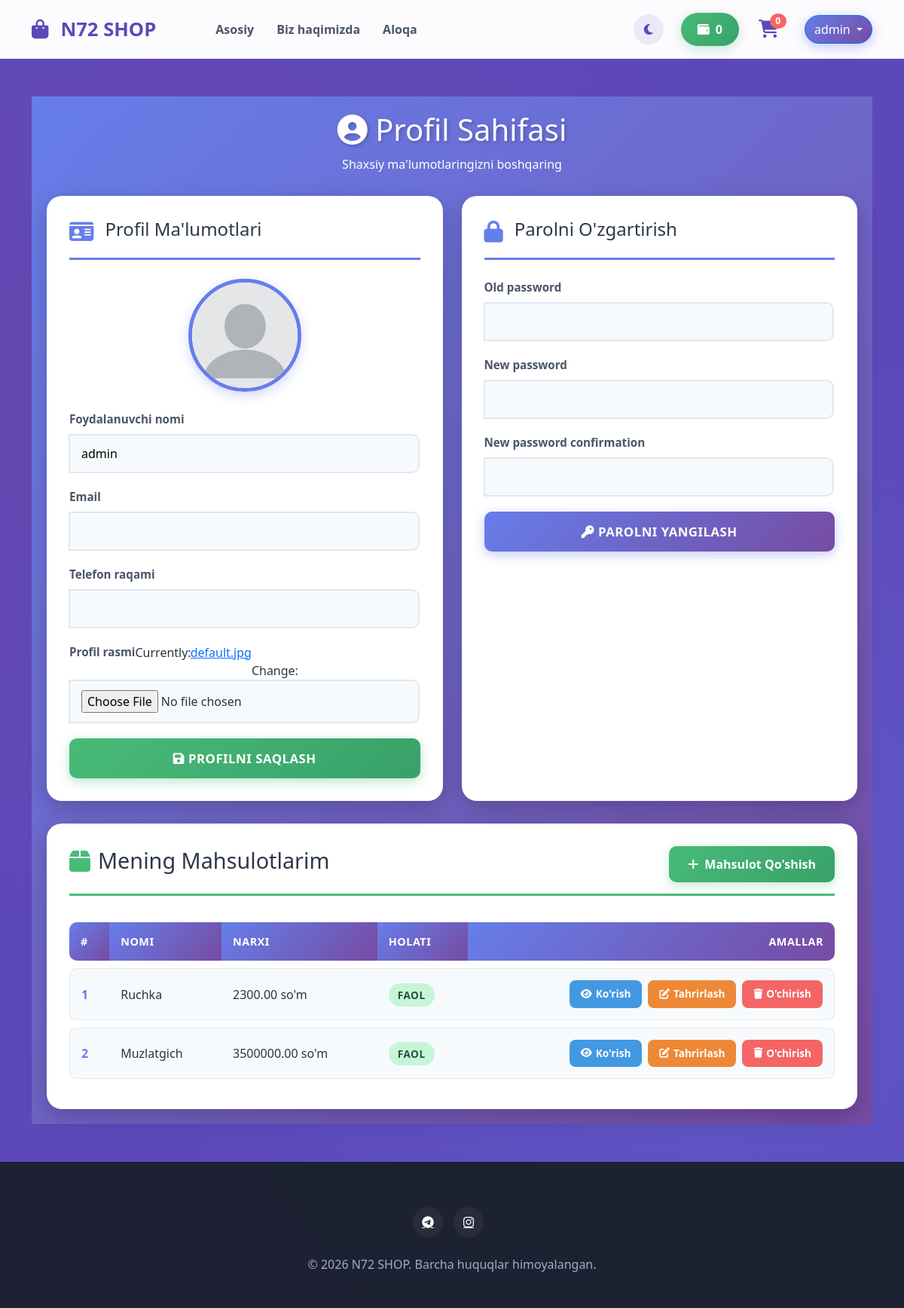
Before: /users/profile/ (signed in) with the older database file.
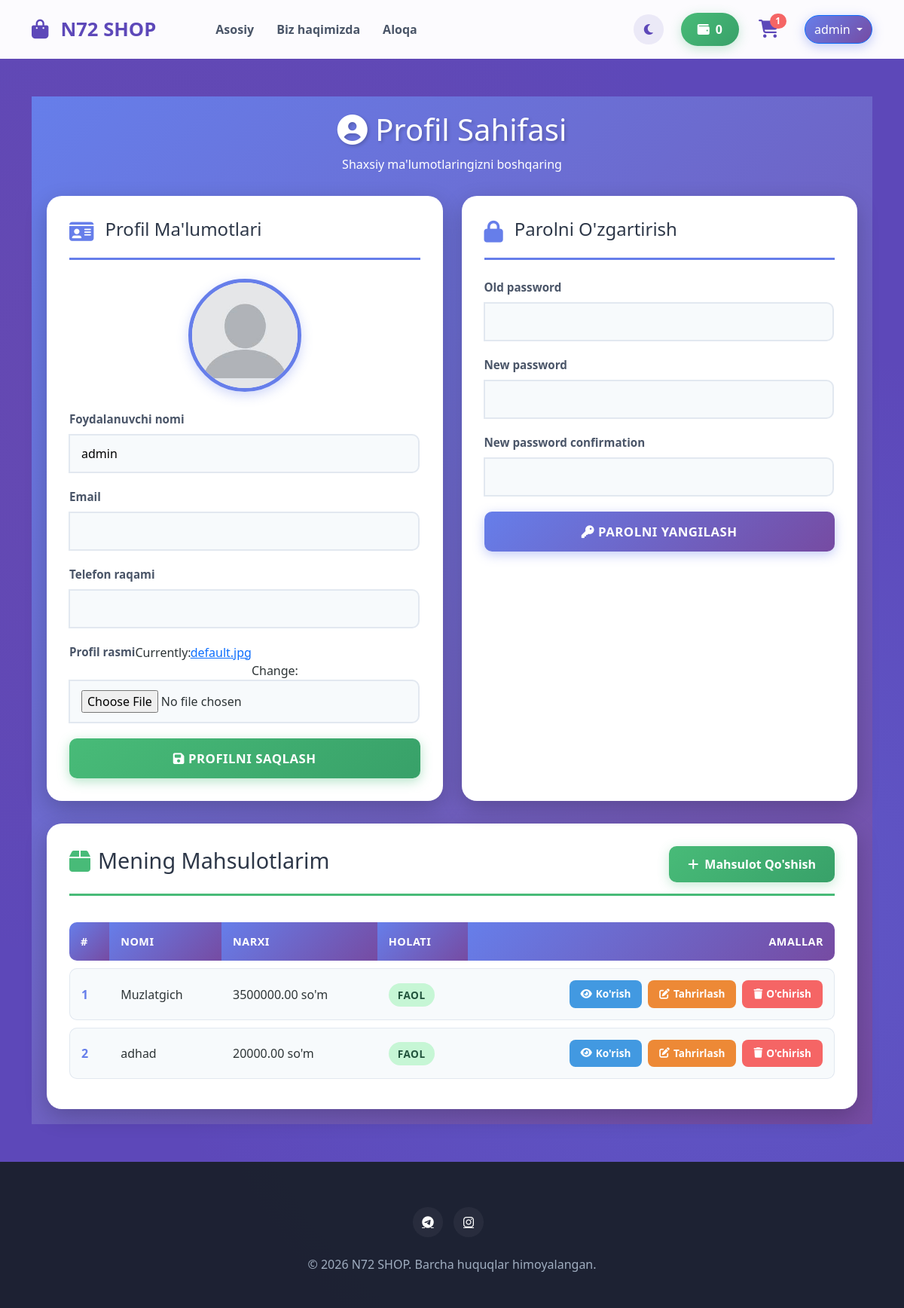
After: the same page with the newer database file.
### users/models.py (models this page shows, shortened)
class Cart(models.Model):
    user = models.OneToOneField(User, on_delete=models.CASCADE, related_name='cart')

class Profile(models.Model):
    user = models.OneToOneField(User, on_delete=models.CASCADE)
    image = models.ImageField(default='default.jpg', upload_to='profile_pics')
    phone_number = models.CharField(max_length=15, blank=True, null=True)

### products/models.py (models this page shows, shortened)
class Product(models.Model):
    owner = models.ForeignKey(User, on_delete=models.CASCADE, limit_choices_to={'is_staff': True}, related_name='products')
    name = models.CharField(max_length=200)
    description = models.TextField()
    image = models.ImageField(upload_to='media/', null=True, blank=True)
    price = models.DecimalField(max_digits=10, decimal_places=2)
    category = models.ForeignKey(Category, on_delete=models.CASCADE)
    quantity = models.PositiveIntegerField(default=1)
    created_at = models.DateTimeField(auto_now_add=True)
    is_active = models.BooleanField(default=True)

### main/models.py (models this page shows, shortened)
class Wallet(models.Model):
    user = models.OneToOneField(
        User,
        on_delete=models.CASCADE,
        related_name='wallet'
    )
    balance = models.DecimalField(
        max_digits=12,
        decimal_places=2,
        default=0
    )
    updated_at = models.DateTimeField(auto_now=True)

### users/views.py (the view, shortened to what this page needs)
# urls.py: path('profile/', ProfileView.as_view(), name='profile'),
class ProfileView(LoginRequiredMixin, View):
    login_url = 'login'
    def get(self, request):
        user_form = UserUpdateForm(instance=request.user)
        profile, created = Profile.objects.get_or_create(user=request.user)
        profile_form = ProfileUpdateForm(instance=profile)
        password_form = PasswordChangeForm(user=request.user)
        products = Product.objects.filter(owner=request.user)
        return render(request, 'users/profile.html', {
            'user_form': user_form,
            'profile_form': profile_form,
            'password_form': password_form,
            'products': products,   # 👈 context
        })

### users/forms.py
class UserUpdateForm(forms.ModelForm):
    class Meta:
        model = User
        fields = ['username', 'email']

class ProfileUpdateForm(forms.ModelForm):
    class Meta:
        model = Profile
        fields = ['phone_number', 'image']

### templates/users/profile.html (shortened to what the changed rows need)
{% extends 'base.html' %}
{% block content %}
<div class="profile-container">
    <div class="profile-wrapper">
        <div class="page-header">
            <h1><i class="fas fa-user-circle"></i> Profil Sahifasi</h1>
        </div>
        <div class="cards-grid">
            <div class="profile-card">
                <div class="card-header">
                    <h2>Profil Ma'lumotlari</h2>
                </div>
                <div class="profile-image-section">
                    {% if user.profile.image %}
                        <img src="{{ user.profile.image.url }}" class="profile-avatar" alt="Profile">
                    {% else %}
                        <div class="avatar-placeholder">
                            <i class="fas fa-user"></i>
                        </div>
                    {% endif %}
                </div>
                <form method="POST" enctype="multipart/form-data">
                    <div class="input-group">
                        <label class="input-label">Foydalanuvchi nomi</label>
                        {{ user_form.username }}
                    </div>
                    <div class="input-group">
                        <label class="input-label">Email</label>
                        {{ user_form.email }}
                    </div>
                </form>
            </div>
            <div class="profile-card">
                <div class="card-header">
                    <h2>Parolni O'zgartirish</h2>
                </div>
                <form method="POST">
                    {% for field in password_form %}
                        <div class="input-group">
                            <label class="input-label">{{ field.label }}</label>
                            {{ field }}
                        </div>
                    {% endfor %}
                </form>
            </div>
        </div>
        <div class="products-section">
            <div class="products-card">
                <div class="products-header">
                    <h2 class="products-title">
                        <i class="fas fa-box"></i>
                        Mening Mahsulotlarim
                    </h2>
                </div>
                {% if products %}
                    <table class="products-table">
                        <thead>
                            <tr>
                                <th>#</th>
                                <th>Nomi</th>
                                <th>Narxi</th>
                                <th>Holati</th>
                                <th style="text-align: right;">Amallar</th>
                            </tr>
                        </thead>
                        <tbody>
                            {% for product in products %}
                            <tr>
                                <td>{{ forloop.counter }}</td>
                                <td>{{ product.name }}</td>
                                <td>{{ product.price }} so'm</td>
                                <td>
                                    {% if product.is_active %}
                                        <span class="status-badge badge-active">Faol</span>
                                    {% else %}
                                        <span class="status-badge badge-inactive">Noaktiv</span>
                                    {% endif %}
                                </td>
                                <td>
                                    <div class="action-btns">
                                        <a href="{% url 'product_detail' product.pk %}" class="action-btn btn-view">
                                            <i class="fas fa-eye"></i> Ko'rish
                                        </a>
                                        <a href="{% url 'product_update' product.pk %}" class="action-btn btn-edit">
                                            <i class="fas fa-edit"></i> Tahrirlash
                                        </a>
                                        <a href="{% url 'product_delete' product.pk %}" class="action-btn btn-delete" onclick="return confirm('Mahsulotni o\'chirmoqchimisiz?')">
                                            <i class="fas fa-trash"></i> O'chirish
                                        </a>
                                    </div>
                                </td>
                            </tr>
                            {% endfor %}
                        </tbody>
                    </table>
                {% else %}
                    <div class="empty-state">
                        <i class="fas fa-inbox"></i>
                        <p>Hozircha mahsulot qo'shilmagan.</p>
                    </div>
                {% endif %}
            </div>
        </div>
    </div>
</div>
{% endblock %}

### templates/base.html (shortened to what this page needs)
<!DOCTYPE html>
<html lang="uz">
<head>
    <link href="https://cdn.jsdelivr.net/npm/bootstrap@5.3.0/dist/css/bootstrap.min.css" rel="stylesheet">
    <link rel="stylesheet" href="https://cdnjs.cloudflare.com/ajax/libs/font-awesome/6.4.0/css/all.min.css">
    <link rel="stylesheet" href="https://cdnjs.cloudflare.com/ajax/libs/animate.css/4.1.1/animate.min.css"/>
</head>
<body>
    <nav class="navbar navbar-expand-lg navbar-custom sticky-top">
        <div class="container">
            <a class="navbar-brand d-flex align-items-center" href="{% url 'index' %}">
                <i class="fas fa-shopping-bag me-3"></i>
                <span>N72 SHOP</span>
            </a>
            <div class="collapse navbar-collapse" id="mainNav">
                <ul class="navbar-nav me-auto ms-lg-5">
                    <li class="nav-item"><a class="nav-link" href="{% url 'index' %}">Asosiy</a></li>
                    <li class="nav-item"><a class="nav-link" href="{% url 'about' %}">Biz haqimizda</a></li>
                    <li class="nav-item"><a class="nav-link" href="{% url 'contact' %}">Aloqa</a></li>
                </ul>
                <div class="d-flex align-items-center gap-2">
                    <button onclick="toggleTheme()" class="theme-toggle-btn" id="theme-btn" title="Rejimni o'zgartirish">
                        <i class="fas fa-moon" id="theme-icon"></i>
                    </button>
                    {% if user.is_authenticated %}
                        <a href="{% url 'wallet_detail' %}" class="wallet-balance me-2">
                            <i class="fas fa-wallet me-2"></i>{{ user.wallet.balance|default:"0" }}
                        </a>
                        <a href="{% url 'cart' %}" class="cart-wrapper me-3">
                            <i class="fas fa-shopping-cart cart-icon"></i>
                            <span class="badge rounded-pill cart-badge">{{ user.cart.items.count|default:0 }}</span>
                        </a>
                        <div class="dropdown">
                            <button class="btn btn-primary dropdown-toggle rounded-pill" data-bs-toggle="dropdown">
                                {{ user.username }}
                            </button>
                        </div>
                    {% else %}
                        <a class="btn btn-outline-primary rounded-pill px-4" href="{% url 'login' %}">Kirish</a>
                    {% endif %}
                </div>
            </div>
        </div>
    </nav>
    <main class="main-wrapper">
        <div class="container">
            {% block content %}{% endblock %}
        </div>
    </main>
    <footer>
        <div class="container text-center">
            <div class="mb-4">
                <a href="#" class="social-circle"><i class="fab fa-telegram"></i></a>
                <a href="#" class="social-circle"><i class="fab fa-instagram"></i></a>
            </div>
            <p>&copy; 2026 N72 SHOP. Barcha huquqlar himoyalangan.</p>
        </div>
    </footer>
</body>
</html>

Changed rows visible on the page:
removed Product: name "Ruchka", price "2300.00", is_active "FAOL"
added Product: name "adhad", price "20000.00", is_active "FAOL"
Other visible differences:
{{ user.cart.items.count|default:0 }}: "0" → "1"
